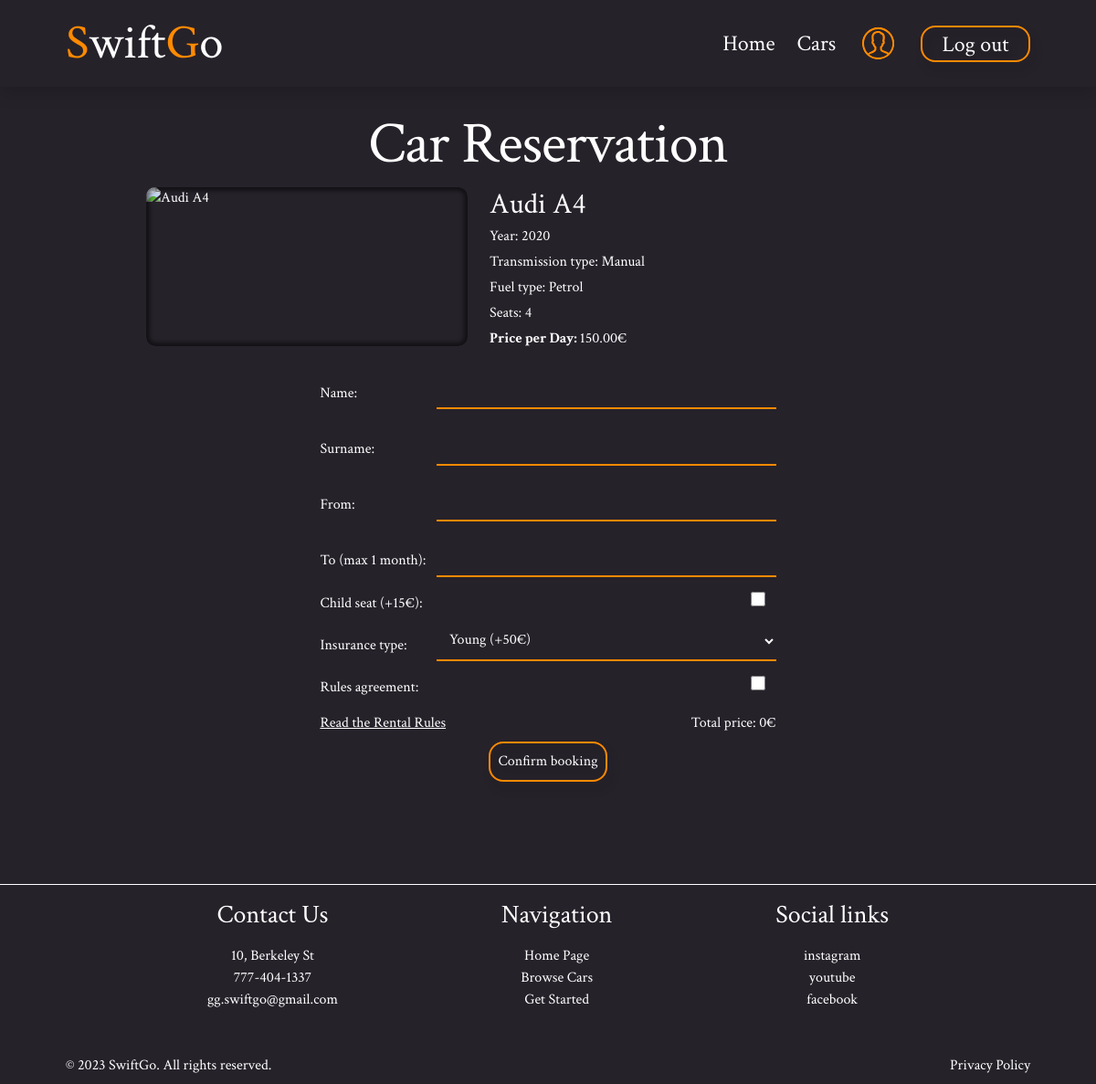
The page /cars/2/ (signed in) on the database its author committed.
### car_rental/models.py (models this page shows, shortened)
class Car(models.Model):
    TRANSMISSION_CHOICES = [
        ('manual', 'Manual'),
        ('automatic', 'Automatic')
    ]
    FUEL_CHOICES = [
        ('petrol', 'Petrol'),
        ('diesel', 'Diesel'),
        ('electic', 'Electric'),
    ]
    make = models.CharField(max_length=50)
    model = models.CharField(max_length=50)
    year = models.IntegerField()
    seats = models.IntegerField()
    transmission_type = models.CharField(max_length=10, choices=TRANSMISSION_CHOICES, default='manual')
    fuel_type = models.CharField(max_length=10, choices=FUEL_CHOICES, default='petrol')
    price_per_day = models.DecimalField(max_digits=10, decimal_places=2)
    car_image = CloudinaryField('image')
    available = models.BooleanField(default=True)

### car_rental/views.py (the view, shortened to what this page needs)
# urls.py: path('cars/<int:pk>/', CarDetailsView.as_view(), name='car-details'),
class CarDetailsView(DetailView, FormMixin):
    model = Car
    template_name = 'car_details.html'
    form_class = BookingForm
    def get_form_kwargs(self):
        kwargs = super().get_form_kwargs()
        kwargs['car'] = self.get_object()
        return kwargs
    def get_context_data(self, **kwargs):
        context = super().get_context_data(**kwargs)
        car = self.get_object()
        if 'form' not in context:
            context['form'] = BookingForm(car=car)
        bookings = Booking.objects.filter(car=car)
        booked_dates = []
        for booking in bookings:
            current_date = booking.start_date
            while current_date <= booking.end_date:
                booked_dates.append(current_date.strftime("%Y-%m-%d"))
                current_date += timedelta(days=1)
        context['booked_dates'] = booked_dates
        return context

### car_rental/forms.py (shortened to what this page needs)
class BookingForm(forms.ModelForm):
    def __init__(self, *args, **kwargs):
        self.car = kwargs.pop('car', None)
        super(BookingForm, self).__init__(*args, **kwargs)
    class Meta:
        model = Booking
        fields = ('name', 'surname', 'start_date', 'end_date', 'child_seat', 'insurance_type', 'rules_agreement')
        widgets = {
            'start_date': forms.TextInput(attrs={'autocomplete': 'off'}),
            'end_date': forms.TextInput(attrs={'autocomplete': 'off'}),
        }

### templates/car_details.html (shortened to what this page needs)
{% extends 'base.html' %}
{% load static %}
{% block styles %}
    <link rel="stylesheet" href="https://cdn.jsdelivr.net/npm/vanillajs-datepicker@1.3.4/dist/css/datepicker.min.css">
{% endblock %}
{% block content %}
    <section class="py-5 container my-5 text-white">
        <h1 class="title text-center mt-2 mt-lg-4">Car Reservation</h1>
        <div class="car-detail d-flex flex-column flex-sm-row justify-content-sm-center">
            <div class="car-img d-block overflow-hidden mb-2 col-8 col-sm-4 mx-auto mx-sm-0">
                <img src="{{ car.car_image.url }}" alt="{{ car.make }} {{ car.model }}" class="d-block w-100 h-auto">
            </div>
            <div class="car-info col-sm-6 px-sm-4">
                <h2 class="mb-1">{{ car.make }} {{ car.model }}</h2>
                <p class="mb-1">Year: {{ car.year }}</p>
                <p class="mb-1">Transmission type: {{ car.transmission_type|title }}</p>
                <p class="mb-1">Fuel type: {{ car.fuel_type|title }}</p>
                <p class="mb-1" id="car_seats">Seats: {{ car.seats }}</p>
                <p class="mb-1" id='price_per_day'><b>Price per Day: </b>{{ car.price_per_day }}€</p>
            </div>
        </div>
        {% if user.is_authenticated %}
            <form method="post" class="booking-form d-flex flex-column my-3">
                {% for field in form %}
                    {% if field.name == 'start_date' %}
                        <div class="booking-form-field">
                            <label for="{{ field.id_for_label }}">From:{{ field }}</label>
                        </div>
                    {% elif field.name == 'end_date' %}
                        <div class="booking-form-field">
                            <label for="{{ field.id_for_label }}">To (max 1 month):{{ field }}</label>
                        </div>
                    {% elif field.name == 'child_seat' %}
                        {% if car.seats >= 4 %}
                            <div class="booking-form-field">
                                <label for="{{ field.id_for_label }}">Child seat (+15€):{{ field }}</label>
                            </div>
                        {% endif %}
                    {% else %}
                        <div class="booking-form-field">
                            <label for="{{ field.id_for_label }}">{{ field.label }}:{{ field }}</label>
                        </div>
                    {% endif %}
                {% endfor %}
                <div class="booking-form-field d-flex justify-content-between align-items-center">
                    <button type="button" id="booking-rules" data-bs-toggle="modal"
                            data-bs-target="#RentalRulesModal">Read the Rental Rules
                    </button>
                    <p class="m-0">Total price: <span id="total_price">0€</span></p>
                </div>
                <div class="booking-form-field d-flex">
                    <button type="submit" class="btn-orange text-white mx-auto p-2">Confirm booking</button>
                </div>
            </form>
        {% else %}
            <h3 class="text-center mt-5">To book a car you have to <a
                href="{% url 'account_login' %}"
                class="orange text-decoration-none">Sign in</a> first</h3>
        {% endif %}
    </section>
{% endblock %}

### static/css/styles.css (style rules this page uses)
html { height: 100%; margin: 0; }
body { background-color: #26222A; font-family: "Crimson Text", sans-serif; font-weight: normal; font-style: normal; display: flex; flex-direction: column; margin: 0; }
.container { max-width: calc(1160px + 4rem); padding: 0 2rem; margin: 0 auto; }
.title { font-size: 2.8rem; letter-spacing: -0.05625rem; }
.btn-orange { background-color: transparent; border: 2px solid #FF8A00; border-radius: 1rem; filter: drop-shadow(4px 8px 4px rgba(0, 0, 0, 0.25)); transition: background-color 0.2s; }
.car-img { position: relative; border-radius: 0.625rem; }
.car-img::after { content: ''; position: absolute; top: 0; left: 0; right: 0; bottom: 0; box-shadow: inset 0 0 4px 4px rgba(0, 0, 0, 0.5); border-radius: 0.625rem; }
.booking-form { max-width: 31.2rem; margin: 0 auto; }
.booking-form-field label { width: 100%; display: inline-flex; align-items: center; justify-content: space-between; margin-bottom: 0.4rem; color: #ffffff; }
.booking-form-field input[type="text"], .booking-form-field input[type="email"], .booking-form-field input[type="date"], .booking-form-field select, .booking-form-field input[type="checkbox"] { color: #ffffff; max-width: 100%; width: calc(100% - 8rem); padding: 0.6rem; border: none; border-bottom: 2px solid #ff8a00; margin-bottom: 0.6rem; background-color: inherit; }
.booking-form-field input[type="text"], .booking-form-field input[type="email"], .booking-form-field input[type="date"] { -webkit-appearance: none; }
.booking-form-field input[type="checkbox"] { width: 1rem; margin-right: 0.7rem; height: 1rem; }
.booking-form-field input[type="checkbox"], .booking-form-field select, .booking-form-field input[type='date'] { cursor: pointer; color: #ffffff; }
.booking-form-field label[for='id_start_date'], .booking-form-field label[for='id_end_date'] { position: relative; }
.booking-form-field label[for='id_start_date']::after, .booking-form-field label[for='id_end_date']::after { content: ''; background-image: url('https://res.cloudinary.com/dd2fwm3fh/raw/upload/v1700664857/static/icons/ui_date.9b45aafae9d6.svg'); background-repeat: no-repeat; width: 1.5rem; height: 1.5rem; position: absolute; right: 1rem; top: 0.2rem; cursor: pointer; }
#booking-rules { border: none; text-decoration: 1px solid underline; background-color: inherit; padding: 0.5rem 0; color: #ffffff; }
@media (min-width: 768px) { .container { max-width: calc(1160px + 9rem); padding: 0 4.5rem; } }
@media (min-width: 1024px) { .title { font-size: 4rem; } }

### rows shown on the page
Car: make "Audi", model "A4", year "2020", transmission_type "Manual", fuel_type "Petrol", seats "4", price_per_day "150.00"

### other values the page prints
{{ field.label }} "Name" "Surname" "Insurance type" "Rules agreement"
